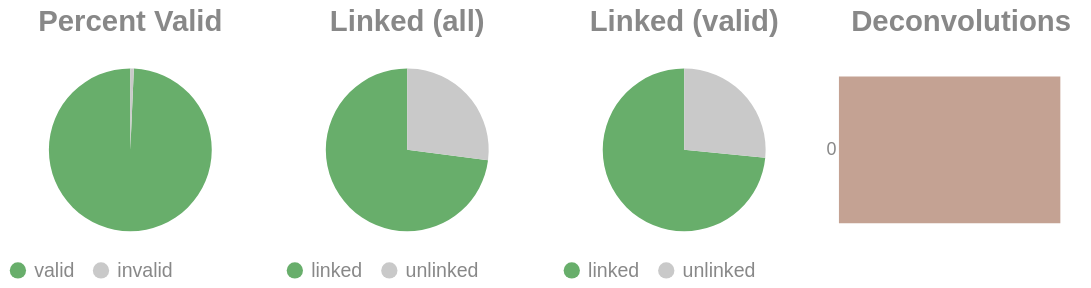

Write notebook code for a chart like this one.
### Code cell
if SKIPLR:
    pass
else:
    clash = Counter()
    for i in valids['molecule'].to_list():
        _mol = i.split("-")
        if len(_mol) == 1:
            clash.update('0')
        else:
            clash.update(_mol[-1])

    _d = {"deconvolutions": [], 'count': []}
    for k,v in clash.items():
        _d['deconvolutions'].append(k)
        _d['count'].append(v)

    tot_valid = valids['reads'].sum()
    mask = valids['reads'] >= 2
    n_linked_reads = valids.filter(mask)['reads'].sum()
    if n_linked_reads == 0:
        print_html("No linked molecules (>=2 reads) were detected; skipping linked-only distributions.")
        SKIPLR = True
    else:
        perc_valid = round(tot_valid / n_reads, 4)
        linked_perc_abs = round(n_linked_reads / n_reads, 4)
        linked_perc = round(n_linked_reads / tot_valid, 4)

    _valid = pl.DataFrame({"valids": ['valid', 'invalid'], "count": [tot_valid, n_reads - tot_valid]})
    _linked_abs = pl.DataFrame({"linked (absolute)": ['linked', 'unlinked'], "count": [n_linked_reads, n_reads - n_linked_reads]})
    _linked_rel = pl.DataFrame({"linked (valids)": ['linked', 'unlinked'], "count": [n_linked_reads, tot_valid - n_linked_reads]})

    (
        alt.hconcat(
            piechart(_valid, goodval = 'valid', title = "Percent Valid"),
            piechart(_linked_abs, goodval = "linked", title =  "Linked (all)"),
            piechart(_linked_rel, goodval = "linked", title =  "Linked (valid)"),
            convolutionbar(pl.DataFrame(_d), title = "Deconvolutions"),
            center = True,
            bounds = 'flush'
        )
        .resolve_scale(color='independent')
        .resolve_legend('independent')
        .properties(usermeta={'embedOptions': {"actions": False}})
    ).display()

### Figure 1 — Vega-Lite specification as saved in the notebook (floating-point values rounded to 4 significant figures)
{"width": "container", "height": 400, "config": {"title": {"anchor": "start", "dy": -15, "fontSize": 18, "color": "#888888", "subtitleColor": "#888888", "subtitleFontSize": 14}, "arc": {"fill": "#0072B2"}, "axis": {"domainColor": "#888888", "domainWidth": 0.5, "gridWidth": 0.2, "grid": false, "titleFontWeight": 400, "titleFontSize": 15, "labelFontSize": 11, "labelColor": "#888888", "tickColor": "#888888", "tickWidth": 0.2, "titleColor": "#888888"}, "axisBand": {"grid": false}, "axisX": {"grid": true, "tickSize": 10, "domainCap": "round"}, "axisY": {"domain": false, "grid": true, "tickSize": 0, "domainCap": "round"}, "background": "transparent", "header": {"labelFontSize": 15, "labelColor": "#888888", "titleFontSize": 15, "titleFontWeight": 600, "titleColor": "#888888"}, "legend": {"labelFont": "sans-serif", "labelFontSize": 12, "labelColor": "#888888", "symbolSize": 100, "symbolType": "circle", "titleFontSize": 12, "titlePadding": 10, "titleColor": "#888888", "title": null}, "range": {"category": ["#E69F00", "#56B4E9", "#009E73", "#F0E442", "#0072B2", "#D55E00", "#CC79A7", "#000000"], "diverging": ["#cfe8f3", "#a2d4ec", "#73bfe2", "#46abdb", "#1696d2", "#12719e"]}, "area": {"fill": "#0072B2", "fillOpacity": 0.7, "line": true, "strokeOpacity": 0.7}, "line": {"color": "#0072B2", "stroke": "#0072B2", "strokeWidth": 2}, "trail": {"color": "#0072B2", "stroke": "#0072B2", "strokeWidth": 0, "size": 1}, "point": {"filled": true, "fillOpacity": 1.0, "size": 95}, "text": {"color": "#888888", "fontSize": 11, "align": "right", "fontWeight": 400, "size": 11}, "bar": {"fill": "#0072B2", "stroke": null}, "view": {"stroke": null, "continuousWidth": 660, "continuousHeight": 400}}, "hconcat": [{"data": {"name": "data-478496e50010a7d80029aa6e93bcd646"}, "mark": {"type": "arc"}, "encoding": {"color": {"field": "valids", "legend": {"orient": "bottom", "title": null}, "scale": {"domain": ["valid", "invalid"], "range": ["#68ae6b", "#C9C9C9"]}, "title": "Valids", "type": "nominal"}, "theta": {"field": "count", "type": "quantitative"}, "tooltip": [{"field": "valids", "title": "Valids", "type": "ordinal"}, {"field": "percent", "format": ".2%", "title": "Percent", "type": "quantitative"}, {"field": "count", "title": "Count", "type": "quantitative"}]}, "height": 100, "title": {"text": "Percent Valid", "align": "center", "anchor": "middle"}, "transform": [{"calculate": "datum.count / 16080411", "as": "percent"}], "width": 150}, {"data": {"name": "data-e8e87754a771fca510fff99817ead0e1"}, "mark": {"type": "arc"}, "encoding": {"color": {"field": "linked (absolute)", "legend": {"orient": "bottom", "title": null}, "scale": {"domain": ["linked", "unlinked"], "range": ["#68ae6b", "#C9C9C9"]}, "title": "Linked (Absolute)", "type": "nominal"}, "theta": {"field": "count", "type": "quantitative"}, "tooltip": [{"field": "linked (absolute)", "title": "Linked (Absolute)", "type": "ordinal"}, {"field": "percent", "format": ".2%", "title": "Percent", "type": "quantitative"}, {"field": "count", "title": "Count", "type": "quantitative"}]}, "height": 100, "title": {"text": "Linked (all)", "align": "center", "anchor": "middle"}, "transform": [{"calculate": "datum.count / 16080411", "as": "percent"}], "width": 150}, {"data": {"name": "data-1e1db17721c7145c2f0e2747d5731232"}, "mark": {"type": "arc"}, "encoding": {"color": {"field": "linked (valids)", "legend": {"orient": "bottom", "title": null}, "scale": {"domain": ["linked", "unlinked"], "range": ["#68ae6b", "#C9C9C9"]}, "title": "Linked (Valids)", "type": "nominal"}, "theta": {"field": "count", "type": "quantitative"}, "tooltip": [{"field": "linked (valids)", "title": "Linked (Valids)", "type": "ordinal"}, {"field": "percent", "format": ".2%", "title": "Percent", "type": "quantitative"}, {"field": "count", "title": "Count", "type": "quantitative"}]}, "height": 100, "title": {"text": "Linked (valid)", "align": "center", "anchor": "middle"}, "transform": [{"calculate": "datum.count / 15968930", "as": "percent"}], "width": 150}, {"data": {"name": "data-3eec370074a34f4ee3d79b03641521ef"}, "mark": {"type": "bar"}, "encoding": {"color": {"field": "deconvolutions", "legend": null, "scale": {"scheme": "lightgreyred"}, "type": "nominal"}, "tooltip": [{"field": "deconvolutions", "title": "Deconvolutions", "type": "ordinal"}, {"field": "percent", "format": ".2%", "title": "Percent", "type": "quantitative"}, {"field": "count", "title": "Count", "type": "quantitative"}], "x": {"axis": null, "field": "count", "type": "quantitative"}, "y": {"field": "deconvolutions", "sort": "ascending", "title": null, "type": "nominal"}}, "height": 100, "title": {"text": "Deconvolutions", "align": "center", "anchor": "middle"}, "transform": [{"calculate": "datum.count / 7248780", "as": "percent"}], "width": 150}], "bounds": "flush", "center": true, "resolve": {"legend": {"angle": "independent"}, "scale": {"color": "independent"}}, "usermeta": {"embedOptions": {"actions": false}}, "$schema": "https://vega.github.io/schema/vega-lite/v6.1.0.json", "datasets": {"data-478496e50010a7d80029aa6e93bcd646": [{"valids": "valid", "count": 15968930}, {"valids": "invalid", "count": 111481}], "data-e8e87754a771fca510fff99817ead0e1": [{"linked (absolute)": "linked", "count": 11731776}, {"linked (absolute)": "unlinked", "count": 4348635}], "data-1e1db17721c7145c2f0e2747d5731232": [{"linked (valids)": "linked", "count": 11731776}, {"linked (valids)": "unlinked", "count": 4237154}], "data-3eec370074a34f4ee3d79b03641521ef": [{"deconvolutions": "0", "count": 7248780}]}}
